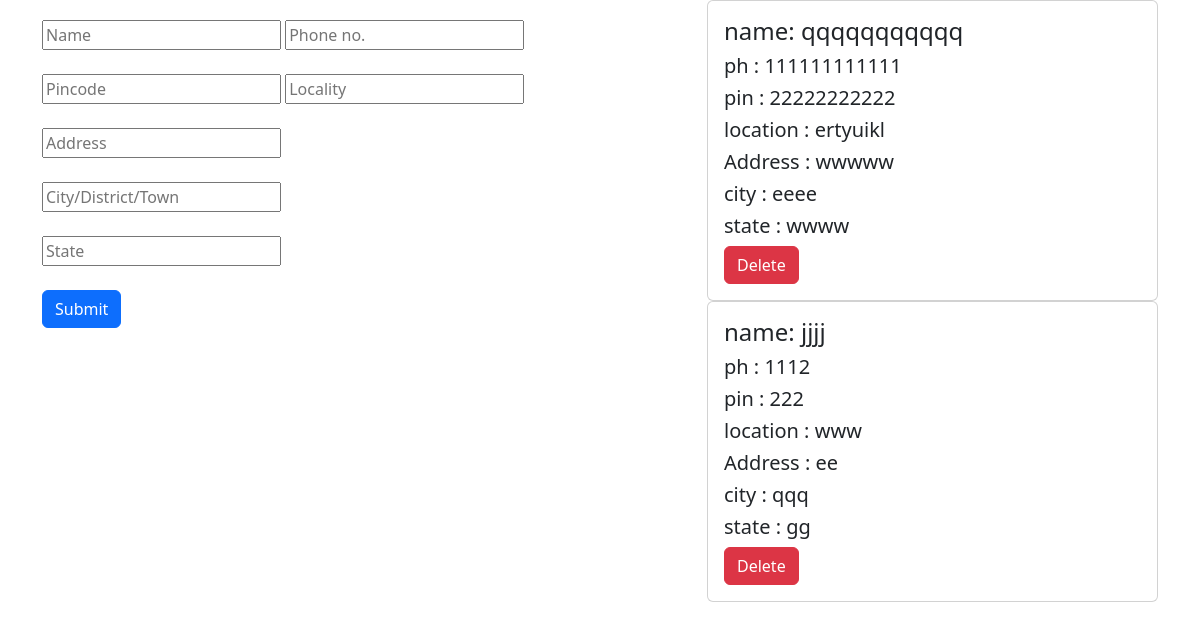
Before: /adrs (signed in) with the older database file.
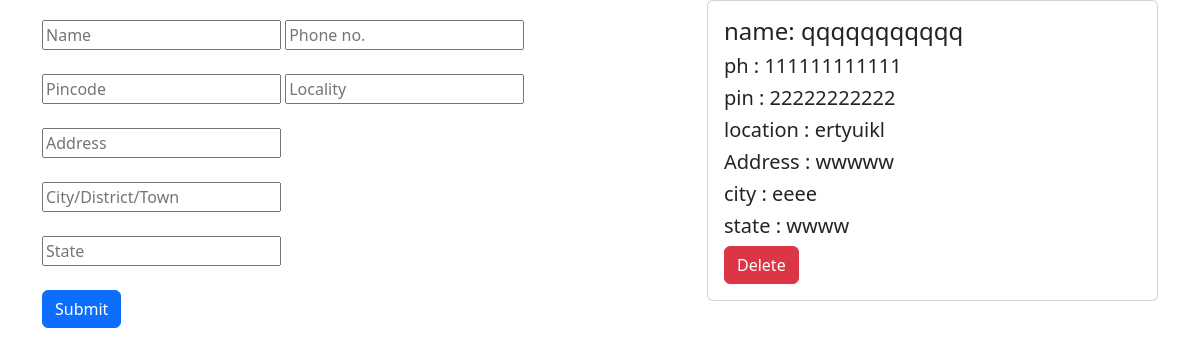
After: the same page with the newer database file.
### app/models.py (models this page shows)
class Address(models.Model):
    user=models.ForeignKey(User,on_delete=models.CASCADE)
    name=models.TextField()
    phn=models.IntegerField()
    pin=models.IntegerField()
    loc=models.TextField()
    adrs=models.TextField()
    city=models.TextField()
    state=models.TextField()

### app/views.py (the view)
# urls.py: path('adrs',views.addrs),
def addrs(req):
    if 'user' in req.session:
        user=User.objects.get(username=req.session['user'])
        data1=Address.objects.filter(user=user)
        if req.method == 'POST':
            user=User.objects.get(username=req.session['user'])
            name=req.POST['name']
            phn=req.POST['phn']
            pin=req.POST['pin']
            loc=req.POST['loc']
            adrs=req.POST['adrs']
            city=req.POST['city']
            state=req.POST['state']
            data=Address.objects.create(user=user,name=name,phn=phn,pin=pin,loc=loc,adrs=adrs,city=city,state=state)
            data.save()
            return redirect(addrs)
        else:
            return render(req,'user/adrs.html',{'data1':data1})
    else:
        return render(req,"user/userprf.html")

### templates/user/adrs.html (shortened to what this page needs)
<!DOCTYPE html>
<html lang="en">
<head>
    {% load static %}
    <link href="https://cdn.jsdelivr.net/npm/bootstrap@5.3.3/dist/css/bootstrap.min.css" rel="stylesheet">
</head>
<body>
    <div class="container"  >
        <div class="row">
            <div class="col-lg-7" id="usrdiv5">
                <div class="row" style="margin-top: 20px;">
                  <form action="" method="post">
                    <input type="text" placeholder="Name"  name="name" value="">
                    <input type="number" placeholder="Phone no." name="phn" value=""><br><br>
                    <input type="number" placeholder="Pincode" name="pin" value="">
                    <input type="text" name="loc" id="" placeholder="Locality" ><br><br>
                    <input type="text" name="adrs" id="" placeholder="Address"><br><br>
                    <input type="text" name="city" id="" placeholder="City/District/Town"><br><br>
                    <input type="text" name="state" id="" placeholder="State"><br><br>
                      <button type="submit" class="btn btn-primary  btn1">Submit</button>
                </form>
                </div>
              </div>
              <div class="col-lg-5">
                {% for i in data1 %}
                <div class="card">
                  <div class="card-body">
                      <h4 class="card-title"> name: {{i.name}}</h4>
                      <h5 class="card-text"> ph : {{i.phn}}</h5>
                      <h5 class="card-text">pin : {{i.pin}}</h5>
                      <h5 class="card-text">location : {{i.loc}}</h5>
                      <h5 class="card-text">Address : {{i.adrs}}</h5>
                      <h5 class="card-text">city : {{i.city}}</h5>
                      <h5 class="card-text">state : {{i.state}}</h5>
                      <a href="delete_address/{{i.pk}}" class="btn btn-danger">Delete</a>
                  </div>
                </div>
                {% endfor %}
              </div>
            </div>
        </div>
</body>
</html>

Changed rows visible on the page:
removed Address: name "jjjj", phn "1112", pin "222", loc "www", adrs "ee", city "qqq", state "gg"
